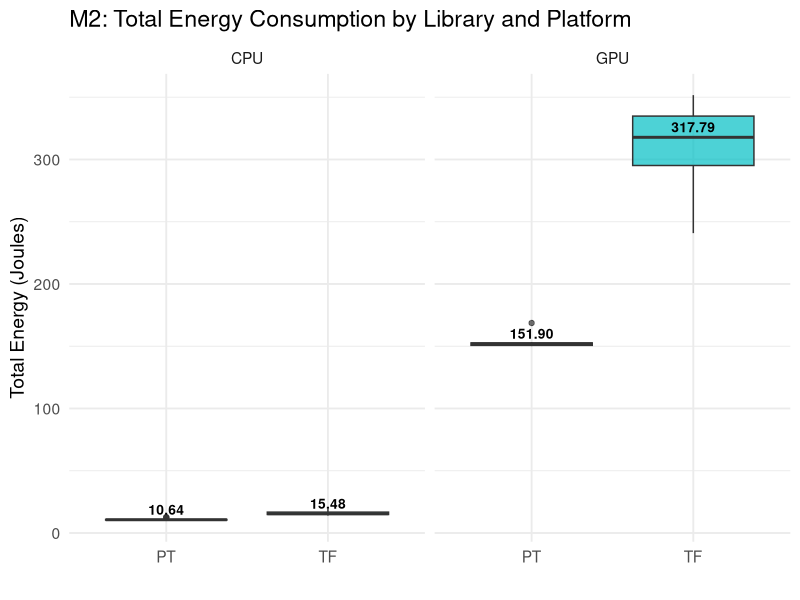
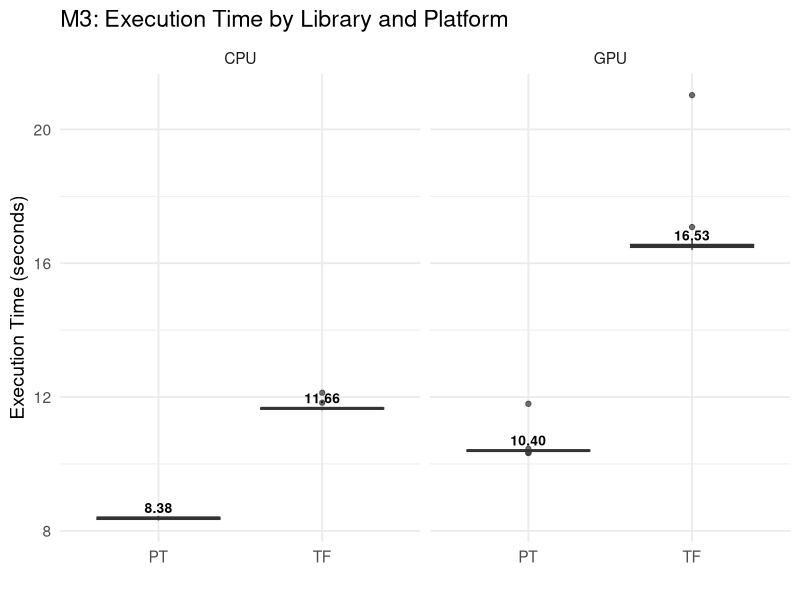
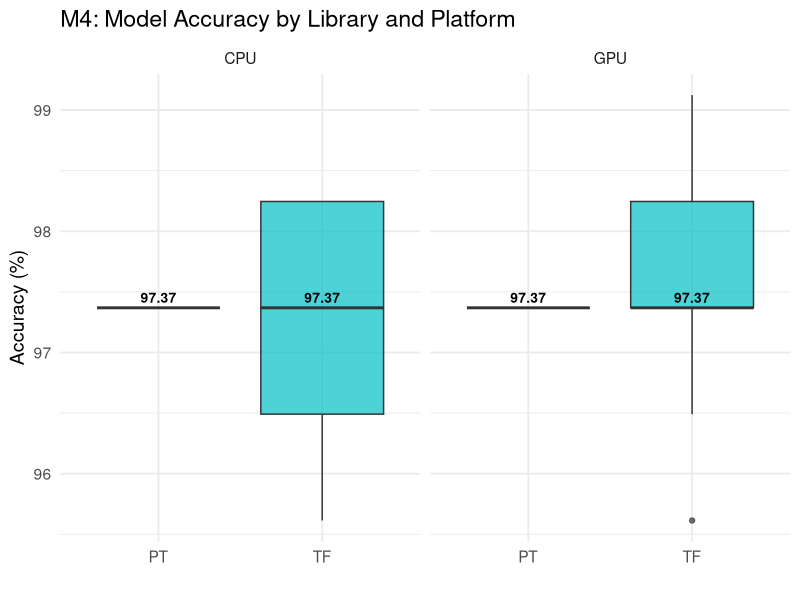
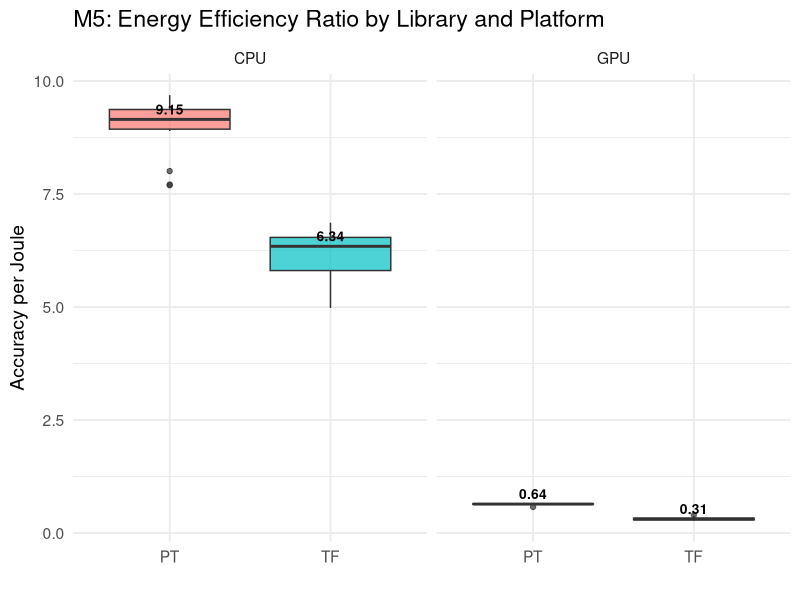
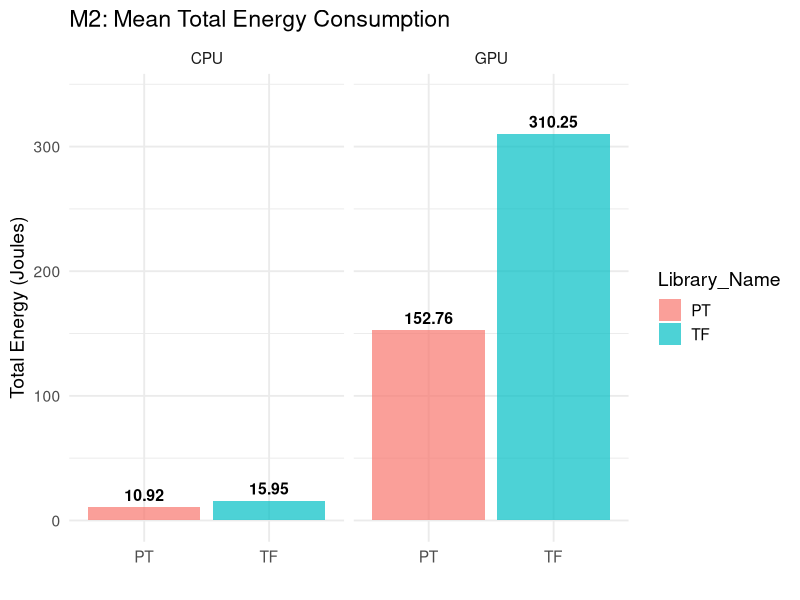
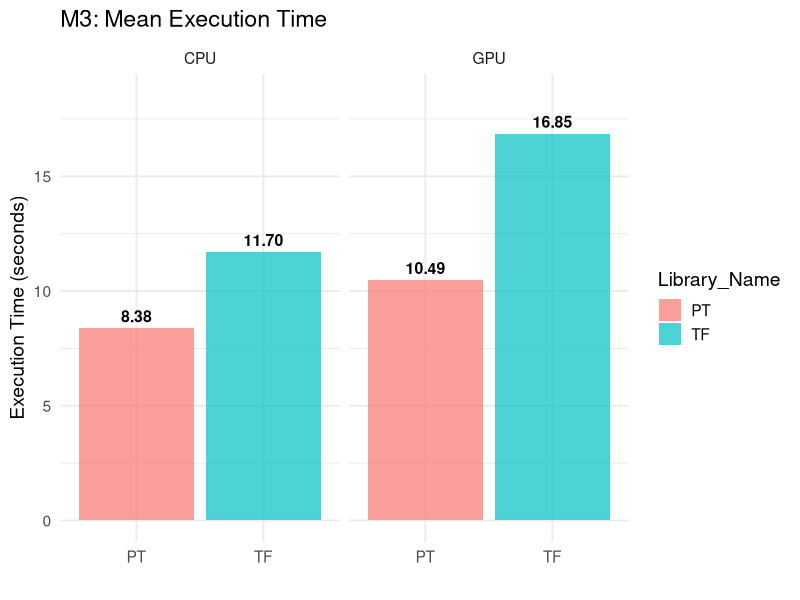
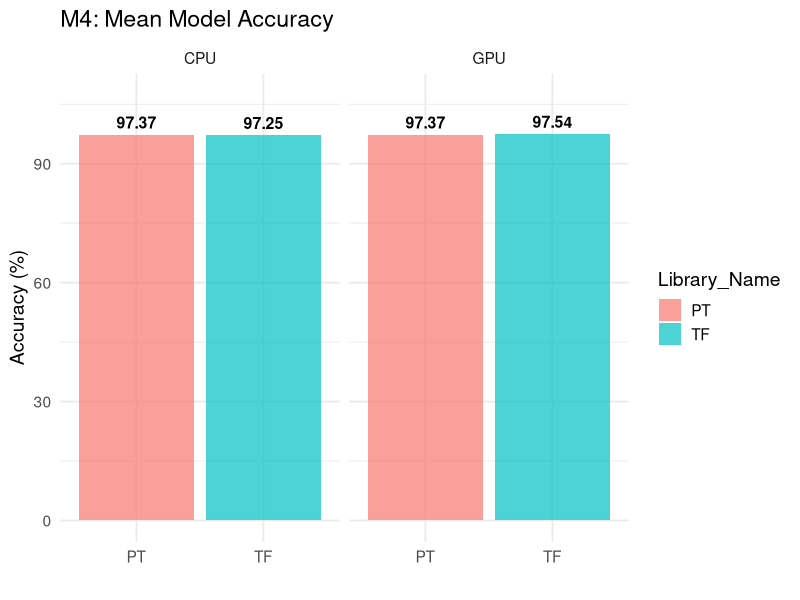
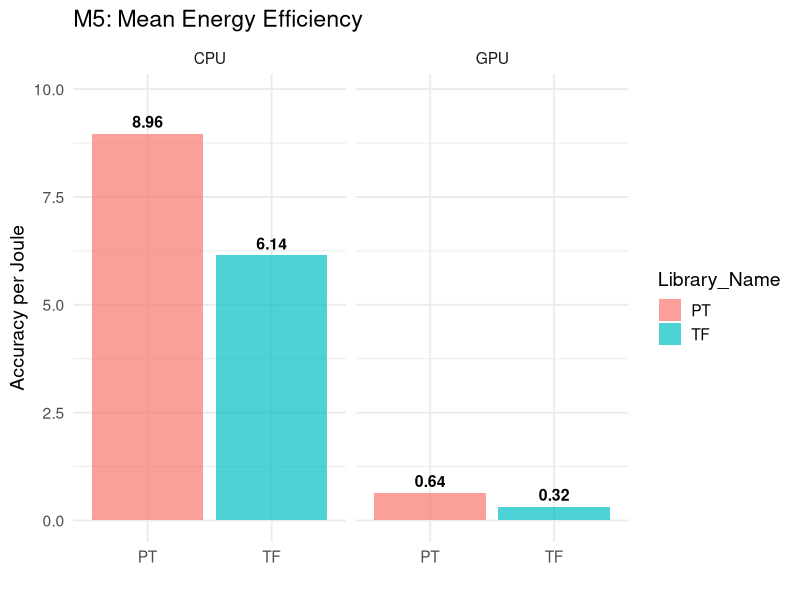

R code for these plots, in order:
# Comparison: PyTorch and TensorFlow, on CPU/GPU run on Laptop
# Load Required Libraries
library(dplyr)
library(ggplot2)
library(readr)
library(GGally)

# Load Data
cpu <- read_csv("results/run_table_CPU.csv")
gpu <- read_csv("results/run_table_GPU.csv")

# Add platform column
cpu <- cpu %>% mutate(Platform = "CPU")
gpu <- gpu %>% mutate(Platform = "GPU")

# Combine datasets
df <- bind_rows(cpu, gpu)

# Compute Metrics
df <- df %>%
  mutate(
    M2_Total_Energy_J = Total_Energy_J,
    M3_Execution_Time_s = Time_Taken_s,
    M4_Model_Accuracy = Accuracy_Pct,
    M5_Energy_Efficiency = Accuracy_Pct / Total_Energy_J
  )

# Summary Statistics
summary_table <- df %>%
  group_by(Platform, Library_Name) %>%
  summarise(
    N = n(),
    Mean_M2 = mean(M2_Total_Energy_J, na.rm = TRUE),
    SD_M2 = sd(M2_Total_Energy_J, na.rm = TRUE),
    Mean_M3 = mean(M3_Execution_Time_s, na.rm = TRUE),
    SD_M3 = sd(M3_Execution_Time_s, na.rm = TRUE),
    Mean_M4 = mean(M4_Model_Accuracy, na.rm = TRUE),
    SD_M4 = sd(M4_Model_Accuracy, na.rm = TRUE),
    Mean_M5 = mean(M5_Energy_Efficiency, na.rm = TRUE),
    SD_M5 = sd(M5_Energy_Efficiency, na.rm = TRUE),
    Mean_Accuracy = mean(Accuracy_Pct, na.rm = TRUE),
    .groups = "drop"
  )

print(summary_table)

# Function to create boxplots with values
boxplot_with_median <- function(data, metric_col, y_label, title_text) {
  # Calculate median values for each group
  median_data <- data %>%
    group_by(Platform, Library_Name) %>%
    summarise(Median = median(.data[[metric_col]], na.rm = TRUE), .groups = "drop")
  
  ggplot(data, aes(x = Library_Name, y = .data[[metric_col]], fill = Library_Name)) +
    geom_boxplot(alpha = 0.7) +
    geom_text(data = median_data, 
              aes(x = Library_Name, y = Median, label = sprintf("%.2f", Median)),
              position = position_dodge(width = 0.8),
              vjust = -0.5, size = 3.5, fontface = "bold", color = "black") +
    facet_wrap(~Platform) +
    labs(
      title = title_text,
      y = y_label,
      x = ""
    ) +
    theme_minimal(base_size = 14) +
    theme(legend.position = "none")
}

# Boxplots
# M2
print(boxplot_with_median(df, "M2_Total_Energy_J", "Total Energy (Joules)", 
                          "M2: Total Energy Consumption by Library and Platform"))
# M3
print(boxplot_with_median(df, "M3_Execution_Time_s", "Execution Time (seconds)", 
                          "M3: Execution Time by Library and Platform"))
# M4
print(boxplot_with_median(df, "M4_Model_Accuracy", "Accuracy (%)", 
                          "M4: Model Accuracy by Library and Platform"))
# M5
print(boxplot_with_median(df, "M5_Energy_Efficiency", "Accuracy per Joule", 
                          "M5: Energy Efficiency Ratio by Library and Platform"))
# Bar Plots config
bar_metrics <- function(metric_col, y_label, title_text) {
  plot_data <- df %>%
    group_by(Platform, Library_Name) %>%
    summarise(Mean = mean(.data[[metric_col]], na.rm = TRUE), .groups = "drop")
  
  ggplot(plot_data, aes(x = Library_Name, y = Mean, fill = Library_Name)) +
    geom_col(alpha = 0.7) +
    geom_text(aes(label = sprintf("%.2f", Mean)), 
              vjust = -0.5, size = 4, fontface = "bold") +
    facet_wrap(~Platform) +
    labs(title = title_text, y = y_label, x = "") +
    theme_minimal(base_size = 14) +
    expand_limits(y = max(plot_data$Mean, na.rm = TRUE) * 1.1)
}

# Generate bar plots
bar_metrics("M2_Total_Energy_J", "Total Energy (Joules)", "M2: Mean Total Energy Consumption")
bar_metrics("M3_Execution_Time_s", "Execution Time (seconds)", "M3: Mean Execution Time")
bar_metrics("M4_Model_Accuracy", "Accuracy (%)", "M4: Mean Model Accuracy")
bar_metrics("M5_Energy_Efficiency", "Accuracy per Joule", "M5: Mean Energy Efficiency")

# Mean Accuracy bar plot
accuracy_summary <- df %>%
  group_by(Platform, Library_Name) %>%
  summarise(Mean_Accuracy = mean(Accuracy_Pct, na.rm = TRUE), .groups = "drop")

ggplot(accuracy_summary, aes(x = Library_Name, y = Mean_Accuracy, fill = Library_Name)) +
  geom_col(alpha = 0.7) +
  geom_text(aes(label = sprintf("%.2f%%", Mean_Accuracy)), 
            vjust = -0.5, size = 4, fontface = "bold") +
  facet_wrap(~Platform) +
  labs(
    title = "Mean Accuracy by Library and Platform",
    y = "Accuracy (%)",
    x = ""
  ) +
  theme_minimal(base_size = 14) +
  expand_limits(y = max(accuracy_summary$Mean_Accuracy, na.rm = TRUE) * 1.1)

# Scatter Plot Energy vs Accuracy
ggplot(df, aes(x = Total_Energy_J, y = Accuracy_Pct, color = Library_Name, shape = Platform)) +
  geom_point(alpha = 0.8, size = 3) +
  labs(
    title = "Accuracy vs Total Energy by Library and Platform",
    x = "Total Energy (Joules)",
    y = "Accuracy (%)"
  ) +
  theme_minimal(base_size = 14)

# Scatter Matrix
print(
  ggpairs(
    df,
    columns = c("M2_Total_Energy_J", "M3_Execution_Time_s", "M4_Model_Accuracy", "M5_Energy_Efficiency"),
    mapping = aes(color = Library_Name, shape = Platform, alpha = 0.7),
    upper = list(continuous = wrap("cor", size = 4)),
    lower = list(continuous = wrap("points", size = 1.5)),
    diag = list(continuous = wrap("densityDiag", alpha = 0.7))
  ) +
    theme_minimal(base_size = 12) +
    theme(legend.position = "bottom")
)

# ANOVA
cat("\n--- ANOVA Results ---\n")
aov_m2 <- aov(M2_Total_Energy_J ~ Library_Name * Platform, data = df)
aov_m3 <- aov(M3_Execution_Time_s ~ Library_Name * Platform, data = df)
aov_m4 <- aov(M4_Model_Accuracy ~ Library_Name * Platform, data = df)
aov_m5 <- aov(M5_Energy_Efficiency ~ Library_Name * Platform, data = df)

cat("\nM2: Total Energy Consumption\n")
print(summary(aov_m2))
cat("\nM3: Execution Time\n")
print(summary(aov_m3))
cat("\nM4: Model Accuracy\n")
print(summary(aov_m4))
cat("\nM5: Energy Efficiency\n")
print(summary(aov_m5))

# Kruskal-Wallis
cat("\n--- Kruskal-Wallis Results ---\n")
cat("\nM2: Total Energy Consumption\n")
print(kruskal.test(M2_Total_Energy_J ~ interaction(Library_Name, Platform), data = df))
cat("\nM3: Execution Time\n")
print(kruskal.test(M3_Execution_Time_s ~ interaction(Library_Name, Platform), data = df))
cat("\nM4: Model Accuracy\n")
print(kruskal.test(M4_Model_Accuracy ~ interaction(Library_Name, Platform), data = df))
cat("\nM5: Energy Efficiency\n")
print(kruskal.test(M5_Energy_Efficiency ~ interaction(Library_Name, Platform), data = df))

cat("Analysis complete.\n")